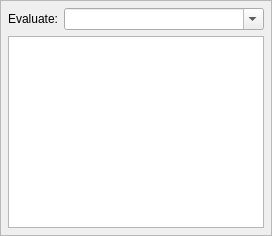
        <widget class="QFrame" name="frmEvaluate">
         <property name="frameShape">
          <enum>QFrame::StyledPanel</enum>
         </property>
         <property name="frameShadow">
          <enum>QFrame::Raised</enum>
         </property>
         <layout class="QGridLayout" name="gridLayout_2">
          <property name="leftMargin">
           <number>7</number>
          </property>
          <property name="topMargin">
           <number>7</number>
          </property>
          <property name="rightMargin">
           <number>7</number>
          </property>
          <property name="bottomMargin">
           <number>7</number>
          </property>
          <item row="0" column="0">
           <widget class="QLabel" name="lblEvaluate">
            <property name="text">
             <string>Evaluate:</string>
            </property>
           </widget>
          </item>
          <item row="0" column="1">
           <widget class="QComboBox" name="cbEvaluate">
            <property name="sizePolicy">
             <sizepolicy hsizetype="Expanding" vsizetype="Fixed">
              <horstretch>0</horstretch>
              <verstretch>0</verstretch>
             </sizepolicy>
            </property>
            <property name="editable">
             <bool>true</bool>
            </property>
            <property name="insertPolicy">
             <enum>QComboBox::InsertAtTop</enum>
            </property>
           </widget>
          </item>
          <item row="2" column="0" colspan="2">
           <widget class="QPlainTextEdit" name="txtEvalOutput">
            <property name="undoRedoEnabled">
             <bool>false</bool>
            </property>
            <property name="readOnly">
             <bool>true</bool>
            </property>
           </widget>
          </item>
         </layout>
        </widget>
